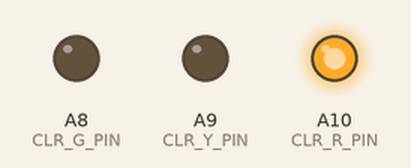
This sketch was run on a simulated Arduino Mega 2560, built with avr-gcc and run on an emulated ATmega2560. On the bench: output pins drawn as LEDs (lit = HIGH).

Above: at 0.5 s.
At 2.5 s:
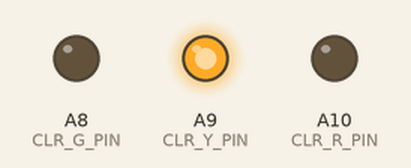
At 4.5 s:
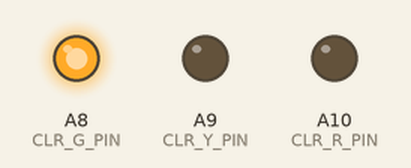
At 5.5 s:
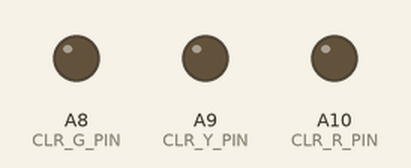
Timing chart, 0 to 7.8 s (numbered marks = the images above):
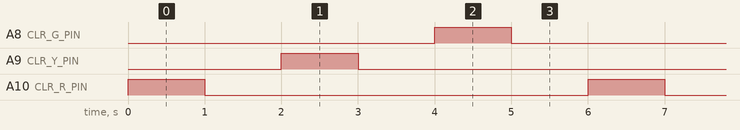

Measured:
- by itself, A8 (CLR_G_PIN), A9 (CLR_Y_PIN), A10 (CLR_R_PIN): alternates HIGH for 1.0 s and LOW for 5.0 s
- by itself, everything shown: repeats every 6.0 s, in 6 steps

The sketch:

TriColorLight.ino
```cpp
/*****************************************************
 * TriColorLight.ino
 * 目的:
 *  測試三色指示燈功能
 * 方法:
 *  三色指示燈
 * 步驟:
 *  直接執行程式
 * 結果:
 *  觀察指示燈的紅,綠,藍燈,是否依序亮起,熄滅(間隔1秒)
*****************************************************/

#define CLR_R_PIN A10 //定義紅色指示燈腳位連接至A10腳
#define CLR_Y_PIN A9  //定義黃色指示燈腳位連接至A9腳
#define CLR_G_PIN A8  //定義綠色指示燈腳位連接至A8腳


/************************* 初始設定 *********************/
void setup()
{
  pinMode(CLR_R_PIN, OUTPUT); //設定CLR_R為輸出接腳
  pinMode(CLR_Y_PIN, OUTPUT); //設定CLR_Y為輸出接腳
  pinMode(CLR_G_PIN, OUTPUT); //設定CLR_G為輸出接腳
}

/************************* 主程式 ***********************/
void loop()
{
  digitalWrite(CLR_R_PIN, HIGH);// 開啟紅燈
  delay(1000);                  // 延遲1秒
  digitalWrite(CLR_R_PIN, LOW); // 關閉紅燈
  delay(1000);                  // 延遲1秒
  digitalWrite(CLR_Y_PIN, HIGH);// 開啟黃燈
  delay(1000);                  // 延遲1秒
  digitalWrite(CLR_Y_PIN, LOW); // 關閉黃燈
  delay(1000);                  // 延遲1秒
  digitalWrite(CLR_G_PIN, HIGH);// 開啟綠燈
  delay(1000);                  // 延遲1秒
  digitalWrite(CLR_G_PIN, LOW); // 關閉綠燈
  delay(1000);
}
```
